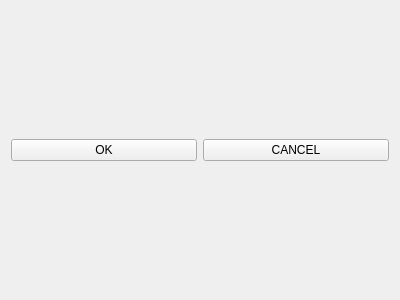
<?xml version="1.0" encoding="UTF-8"?>
<ui version="4.0">
 <class>DBMStartupBtnPanel</class>
 <widget class="QWidget" name="DBMStartupBtnPanel">
  <property name="geometry">
   <rect>
    <x>0</x>
    <y>0</y>
    <width>400</width>
    <height>300</height>
   </rect>
  </property>
  <property name="windowTitle">
   <string>DBMStartupBtnPanel</string>
  </property>
  <layout class="QHBoxLayout" name="horizontalLayout">
   <item>
    <widget class="QPushButton" name="okBtn">
     <property name="cursor">
      <cursorShape>PointingHandCursor</cursorShape>
     </property>
     <property name="toolTip">
      <string>ok</string>
     </property>
     <property name="text">
      <string>OK</string>
     </property>
     <property name="icon">
      <iconset resource="../res/ATCCSDBManager.qrc">
       <normaloff>:/img/test</normaloff>:/img/test</iconset>
     </property>
    </widget>
   </item>
   <item>
    <widget class="QPushButton" name="cancelBtn">
     <property name="text">
      <string>CANCEL</string>
     </property>
     <property name="icon">
      <iconset resource="../res/ATCCSDBManager.qrc">
       <normaloff>:/img/cancel</normaloff>:/img/cancel</iconset>
     </property>
    </widget>
   </item>
  </layout>
 </widget>
 <resources>
  <include location="../res/ATCCSDBManager.qrc"/>
 </resources>
 <connections/>
</ui>
